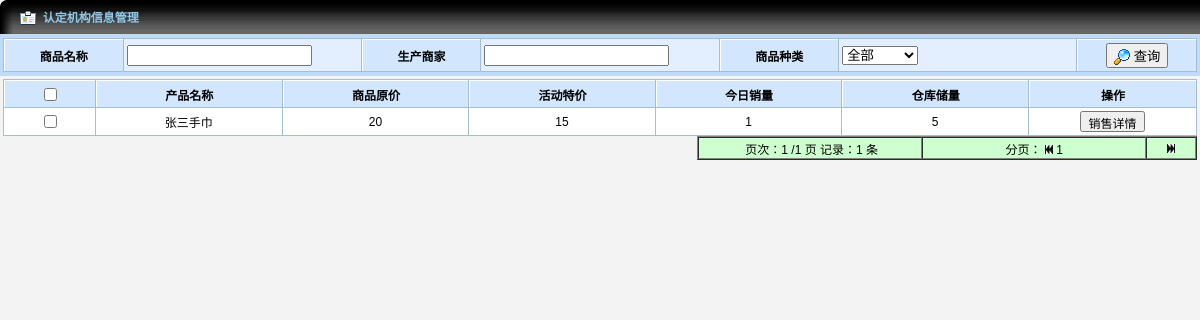
Page /back/now_sell.php on the committed database.
### tables this page shows
CREATE TABLE IF NOT EXISTS `m_time_sell` (
  `mts_id` int(11) NOT NULL AUTO_INCREMENT,
  `mc_id` int(11) NOT NULL,
  `m_time_money` int(11) NOT NULL,
  `m_time_sell` date NOT NULL,
  `m_sell_end` date NOT NULL,
  PRIMARY KEY (`mts_id`)
);

CREATE TABLE IF NOT EXISTS `m_commodity` (
  `mc_id` int(11) NOT NULL AUTO_INCREMENT,
  `mc_name` varchar(20) NOT NULL,
  `mc_image` varchar(100) NOT NULL,
  `mt_id` int(11) NOT NULL,
  `ms_id` int(11) NOT NULL,
  `mc_money` double NOT NULL,
  `mc_num` int(11) NOT NULL,
  `mc_uptime` date NOT NULL,
  `mc_downtime` date NOT NULL,
  PRIMARY KEY (`mc_id`)
);

### back/now_sell.php (the view, shortened to what this page needs)
<?php
include 'PHP/daconnect.php';
$commodity_name=$_GET['commodity_name'];
$page=$_GET['page'];
$ljjl=$_GET['ljjl'];
if ($page=="") {$page=1;};if ($ljjl=="") {$ljjl=0;};
$e_sql="SELECT * FROM `m_time_sell`,`m_commodity` where m_commodity.mc_id=m_time_sell.mc_id";
$sql=$e_sql." and m_commodity.mc_name LIKE '%".$commodity_name."%' and DATEDIFF (DATE_FORMAT(NOW(),'%Y-%m-%d'),m_time_sell.m_sell_end)<0 and DATEDIFF (DATE_FORMAT(NOW(),'%Y-%m-%d'),m_time_sell.m_time_sell)>=0" ;
$page_size=10;
$sql2=str_replace("*", "count(*)", $sql);
$result2=mysqli_query($con,$sql2);
$r2=mysqli_fetch_row($result2);
$message_count=$r2[0];
$page_count=ceil($message_count/$page_size);
$offset=($page-1)*$page_size;
$sql3=$sql." limit ".$offset."," .$page_size;
$result=mysqli_query($con, $sql3);
while ($r=mysqli_fetch_row($result)){
	$mc_id=$r[1];
	$query="SELECT count(*)  FROM `mc_detail` WHERE `mc_id` = $mc_id AND `state` = 0";
	$re=mysqli_query($con, $query);
	if($re2=mysqli_fetch_row($re)){
		$num0=$re2[0];
	}
	$query2="SELECT count(*)  FROM `mc_detail` WHERE `mc_id` = $mc_id AND `state` = 1";
	$re2=mysqli_query($con, $query2);
	if($re3=mysqli_fetch_row($re2)){
		$num1=$re3[0];
	}
	echo "<TR>";
	echo "<TD align='center'><input type='checkbox' name=\"test\" id='checkbox2'></TD>";
	echo "<TD align='center' id=\"commodity_name\" ondblclick=\"doclick_comm(this)\">".$r[6]."</TD>";
	echo "<TD align='center'>".$r[10]."</TD>";
	echo "<TD align='center'>".$r[2]."</TD>";
	echo "<TD align='center'>".$num1."</TD>";
	echo "<TD align='center'>".$num0."</TD>";
	echo "<TD width='160' align='center'><input type=\"button\" style='height:21px; font-size:12px' onClick=\"now_gettddate()\" value=\"销售详情\"/> </TD></TR>";
}?>
<table width="500" border="1" cellpadding="0" cellspacing="0" bgcolor="#CEFFCE" align="right" >
<tr>
                <td width="45%" height="22" align="center" ><span class="STYLE2">&nbsp;&nbsp;页次：<?php echo $page;?>
                /<?php echo $page_count;?> 页 记录：<?php echo $message_count;?> 条&nbsp; </span></td>
                <td width="45%" align="center" ><span class="STYLE2"> 分页：
                <?php
       	        $xsoudh="id=$id";
				$next=$ljjl*10;
				$m=$ljjl+1;
					if ($ljjl==0){
                    echo "<img src=\"images/table/02.jpg\" width=\"8\" height=\"9\" title=\"首页\">";
					}?>
                <?php
 		        for ($j=1;$j<=$page_count;$j++) {
				       $pnext=$next+$j;
						?>
                <?php
                        echo "<a href='$PATH_INFO?vv=$vv&ljjl=$ljjl&page=$pnext&$xsoudh'> $pnext</a>";
              	        $mm=$mm+1;
	     	     }
				 ?>
                </span></td>
				 <td width="10%" align="center" >
                   <span class="STYLE2">
                   <?php
				$vv=$vv+$mm;
				       if ($page_count-$vv<=0){
	                       echo "<img src=\"images/table/03.jpg\" width=\"8\" height=\"9\" title=\"尾页\">";
					   }else{
	                       echo "<a href='$PATH_INFO?vv=$vv&ljjl=$m&page=$pnext&$xsoudh'><img src=\"images/table/03.jpg\" width=\"8\" height=\"9\" title=\"下十页\"></a>";
					   }
?>

### back/CSS/table.css (style rules this page uses)
BODY { FONT-SIZE: 9pt; MARGIN: 0px; FONT-FAMILY: Arial, "����"; BACKGROUND-COLOR: #f3f3f3; SCROLLBAR-FACE-COLOR: #dee3e7; SCROLLBAR-HIGHLIGHT-COLOR: #ffffff; SCROLLBAR-SHADOW-COLOR: #dee3e7; SCROLLBAR-3DLIGHT-COLOR: #d1d7dc; SCROLLBAR-ARROW-COLOR: #006699; SCROLLBAR-TRACK-COLOR: #efefef; SCROLLBAR-DARKSHADOW-COLOR: #98aab1; }
TD { FONT-SIZE: 9pt; FONT-FAMILY: Arial, "����" }
TH { COLOR: #FFFFFF; FONT-SIZE: 9pt; FONT-FAMILY: Arial, "����" }
img { border:0px }
a:link { COLOR: #000000; TEXT-DECORATION: none }
table.table1 { background-color:#a4bed4; font-size: 12px; }
table.table1 th { BORDER-left: #FFFFFF 1px solid; BORDER-top: #FFFFFF 1px solid; height:27px; color:#000; background-image: url(../images/th_bg.gif); background-repeat:repeat-x; background-color: #d2e6fe; }
table.table1 tr { background-color:#ffffff; height:27px; }
table.table1 tr { background-color:#ffffff; }
table.table1 td.BGCgray { background-color:#e3efff; }

### rows in the picture
m_time_sell: mc.mc_name "张三手巾", mc.mc_money "20", m_time_money "15", num1 "1", num0 "5"

### other values in the picture
$page "1"
$page_count "1"
$message_count "1"
$pnext "1"
